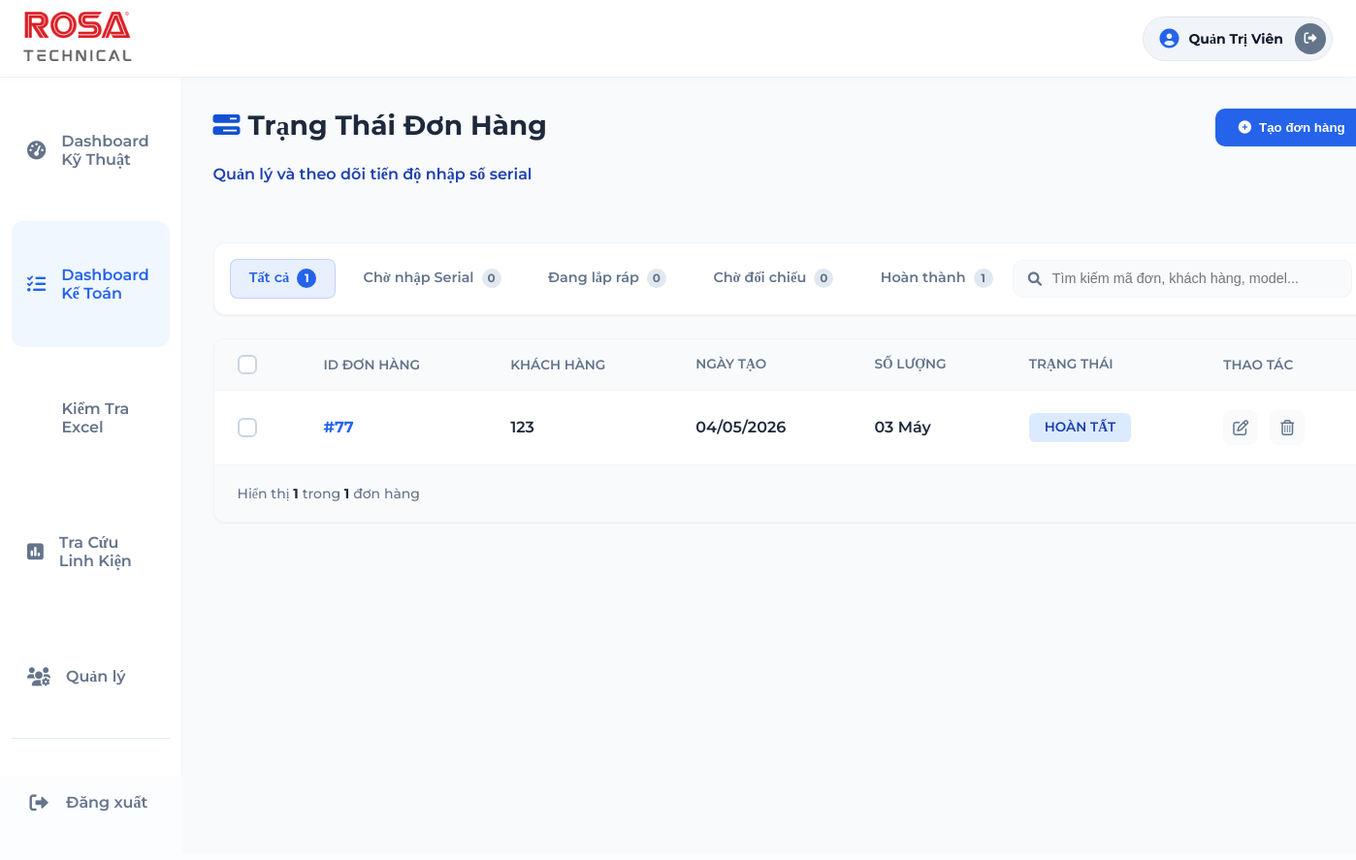
The app's page /dashboard-ke-toan.php (signed in) with its own data.
### tables this page shows
CREATE TABLE `donhang` (
  `id_donhang` int(11) NOT NULL,
  `ma_don_hang` varchar(50) NOT NULL,
  `ten_khach_hang` varchar(255) DEFAULT NULL,
  `ghi_chu` text DEFAULT NULL,
  `so_luong_may` int(11) DEFAULT 1,
  `user_id` int(11) DEFAULT NULL,
  `ngay_tao` timestamp NULL DEFAULT current_timestamp()
);

### dashboard-ke-toan.php (the view, shortened to what this page needs)
<?php require "config.php" ?>
<?php require "thanh-dieu-huong.php" ?>
<link rel="stylesheet" href="./css/dashboard-ke-toan.css">
<main class="main-content-order-status">
   <header class="status-header">
      <div class="header-left">
         <h1>
            <i class="fa-solid fa-bars-progress" style="color:#1152D4"></i>
            Trạng Thái Đơn Hàng
         </h1>
         <p>Quản lý và theo dõi tiến độ nhập số serial</p>
      </div>
      <div class="header-right">
         <button class="btn-create-order" onclick="window.location.href='ke-toan-tao-don.php'">
            <i class="fa-solid fa-circle-plus"></i> Tạo đơn hàng
         </button>
      </div>
   </header>
   <div class="filter-controls">
      <div class="status-tabs">
         <div class="tab active" data-filter="all">Tất cả <span class="tab-count" id="count-all">0</span></div>
         <div class="tab" data-filter="pending">Chờ nhập Serial <span class="tab-count" id="count-pending">0</span></div>
         <div class="tab" data-filter="completed">Đang lắp ráp <span class="tab-count" id="count-completed">0</span></div>
         <div class="tab" data-filter="checking">Chờ đối chiếu <span class="tab-count" id="count-checking">0</span></div>
         <div class="tab" data-filter="processing">Hoàn thành <span class="tab-count" id="count-processing">0</span></div>
      </div>
      <div class="search-input-wrap">
         <input type="text" id="searchInput" placeholder="Tìm kiếm mã đơn, khách hàng, model...">
      </div>
   </div>
   <div class="status-table-card">
      <table class="status-table" id="ordersTable">
         <thead>
            <tr>
               <th class="col-check">
                  <input type="checkbox" id="selectAll">
               </th>
               <th class="col-id">ID đơn hàng</th>
               <th class="col-customer">Khách hàng</th>
               <th class="col-date">Ngày tạo</th>
               <th class="col-total">Số lượng</th>
               <th class="col-status">Trạng thái</th>
               <th class="col-actions">Thao tác</th>
            </tr>
         </thead>
         <tbody id="tableBody">
            <?php
               $orders = [];
            if ($pdo) {
               try {
                  $sql = "SELECT d.*,
                                 (SELECT COUNT(*) FROM chitiet_donhang c WHERE c.id_donhang = d.id_donhang AND UPPER(c.loai_linhkien) NOT IN ('WIN', 'CASE', 'FAN', 'IMEI', 'IMER')) as total_items,
                                 (SELECT COUNT(*) FROM chitiet_donhang c WHERE c.id_donhang = d.id_donhang AND UPPER(c.loai_linhkien) NOT IN ('WIN', 'CASE', 'FAN', 'IMEI', 'IMER') AND c.so_serial IS NOT NULL AND c.so_serial != '') as done_items
                          FROM donhang d
                          ORDER BY d.ngay_tao DESC";
                  $stmt = $pdo->query($sql);
                  $orders = $stmt->fetchAll();
               } catch (PDOException $e) {
                  echo "<tr><td colspan='7'>Lỗi: " . $e->getMessage() . "</td></tr>";
               }
            }
            foreach ($orders as $row):
               $total = (int) $row['total_items'];
               $done = (int) $row['done_items'];
               $status_slug = "all";
               if ($total === 0 || $done === 0) {
                  $status = "Chờ serial";
                  $status_class = "badge-pending";
                  $status_slug = "pending";
               } elseif ($done < $total) {
                  $status = "Đang nhập (" . round(($done / $total) * 100) . "%)";
                  $status_class = "badge-pending";
                  $status_slug = "pending";
               } else {
                  $status = "HOÀN TẤT";
                  $status_class = "badge-processing";
                  $status_slug = "processing";
               }
               $search_str = strtolower($row['id_donhang'] . ' ' . $row['ma_don_hang'] . ' ' . $row['ten_khach_hang'] . ' ' . ($row['danh_sach_nhom'] ?? ''));
            ?>
               <tr class="order-row" data-id="<?php echo $row['id_donhang']; ?>" data-status="<?php echo $status_slug; ?>"
                  data-search="<?php echo htmlspecialchars($search_str); ?>">
                  <td class="col-check">
                     <input type="checkbox" class="order-checkbox" value="<?php echo $row['id_donhang']; ?>">
                  </td>
                  <td class="col-id">
                     <a href="nhap-serial.php?id=<?php echo $row['id_donhang']; ?>" class="order-id">
                        #<?php echo htmlspecialchars($row['id_donhang']); ?>
                     </a>
                  </td>
                  <td class="col-customer">
                     <?php echo htmlspecialchars($row['ten_khach_hang']); ?>
                  </td>
                  <td class="col-date">
                     <?php echo date('d/m/Y', strtotime($row['ngay_tao'])); ?>
                  </td>
                  <td class="col-total">
                     <?php echo str_pad($row['so_luong_may'], 2, '0', STR_PAD_LEFT); ?> Máy
                  </td>
                  <td class="col-status"><span class="badge <?php echo $status_class; ?>"><?php echo $status; ?></span>
                  </td>
                  <td class="col-actions">
                     <div class="actions">
                        <a href="nhap-serial.php?id=<?php echo $row['id_donhang']; ?>" title="Nhập Serial"><i
                              class="fa-regular fa-pen-to-square"></i></a>
                        <a href="javascript:void(0)" onclick="deleteSingleOrder(<?php echo $row['id_donhang']; ?>)"
                           title="Xóa đơn hàng"><i class="fa-regular fa-trash-can"></i></a>
                     </div>
                  </td>
               </tr>
            <?php endforeach; ?>
         </tbody>
      </table>
      <div class="table-footer">
         <div class="pagination-info">
            Hiển thị <strong id="visibleCount">0</strong> trong <strong><?php echo count($orders); ?></strong> đơn hàng
         </div>
      </div>
   </div>
</main>
</div>
</div>
</body>
</html>

### css/thanh-dieu-huong.css (style rules this page uses)
:root { --primary-blue: #0050D2; --accent-blue: #0062FF; --light-blue-bg: #f8fbff; --text-dark: #0F172A; --text-muted: #64748B; --border-color: #E2E8F0; --danger-red: #EF4444; --success-green: #10B981; --white: #ffffff; --shadow-sm: 0 1px 2px 0 rgb(0 0 0 / 0.05); --shadow-md: 0 4px 6px -1px rgb(0 0 0 / 0.1), 0 2px 4px -2px rgb(0 0 0 / 0.1); --shadow-lg: 0 10px 15px -3px rgb(0 0 0 / 0.1), 0 4px 6px -4px rgb(0 0 0 / 0.1); }
* { box-sizing: border-box; }
body { background-color: #fcfdfe; font-family: Montserrat; color: var(--text-dark); margin: 0; overflow-x: hidden; }

### records on screen
donhang: id_donhang "77", ten_khach_hang "123", ngay_tao "04/05/2026", so_luong_may "03", status "HOÀN TẤT"

### other values on screen
$fullname "Quản Trị Viên"
count($orders) "1"
